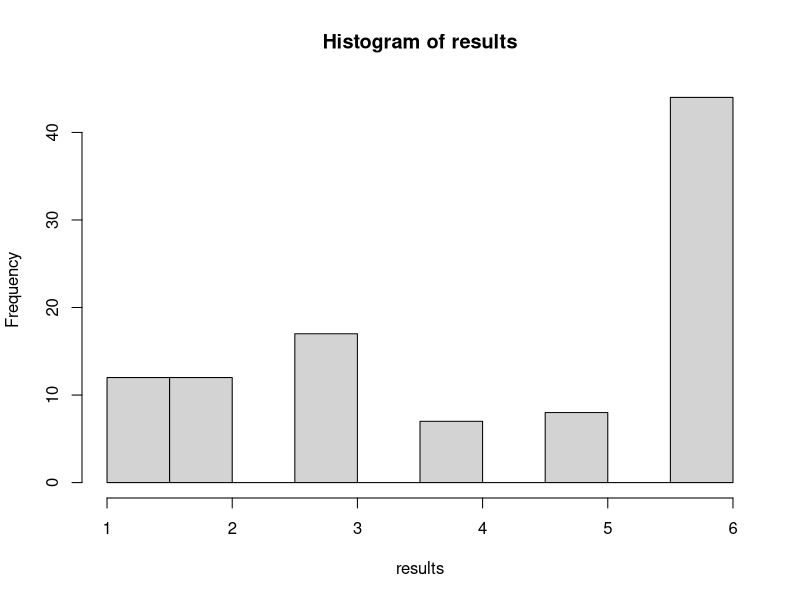

The R source for this figure:
# Introduction Data Science



# Exercise 1 - EOQ 
D <- 1000
K <- 5
h <- 0.25
Q <- sqrt(2*D*K/h)


# A few commands/functions
die <- 1:6
dice <- sample(die, size=2, replace = TRUE)
sum(dice)


# My first function
roll <- function(die = 1:6, rolls = 2) {
dice <- sample(die, size=rolls, replace = TRUE)
sum(dice)
}

# EOQ formula function
EOQ <- function(D=1000) {
  K <- 5
  h <- 0.25
  Q <- sqrt(2*D*K/h)
  Q
}

roll2 <- function(rolls = 1) {
  die <- 1:6
  probab <- c(1/10, 1/10, 1/10, 1/10, 1/10, 1/2)
  dice <- sample(die, size=rolls, replace = TRUE, prob=probab)
  sum(dice)
}
results <- replicate(n=100, expr=roll2(), simplify=TRUE)
hist(results)
